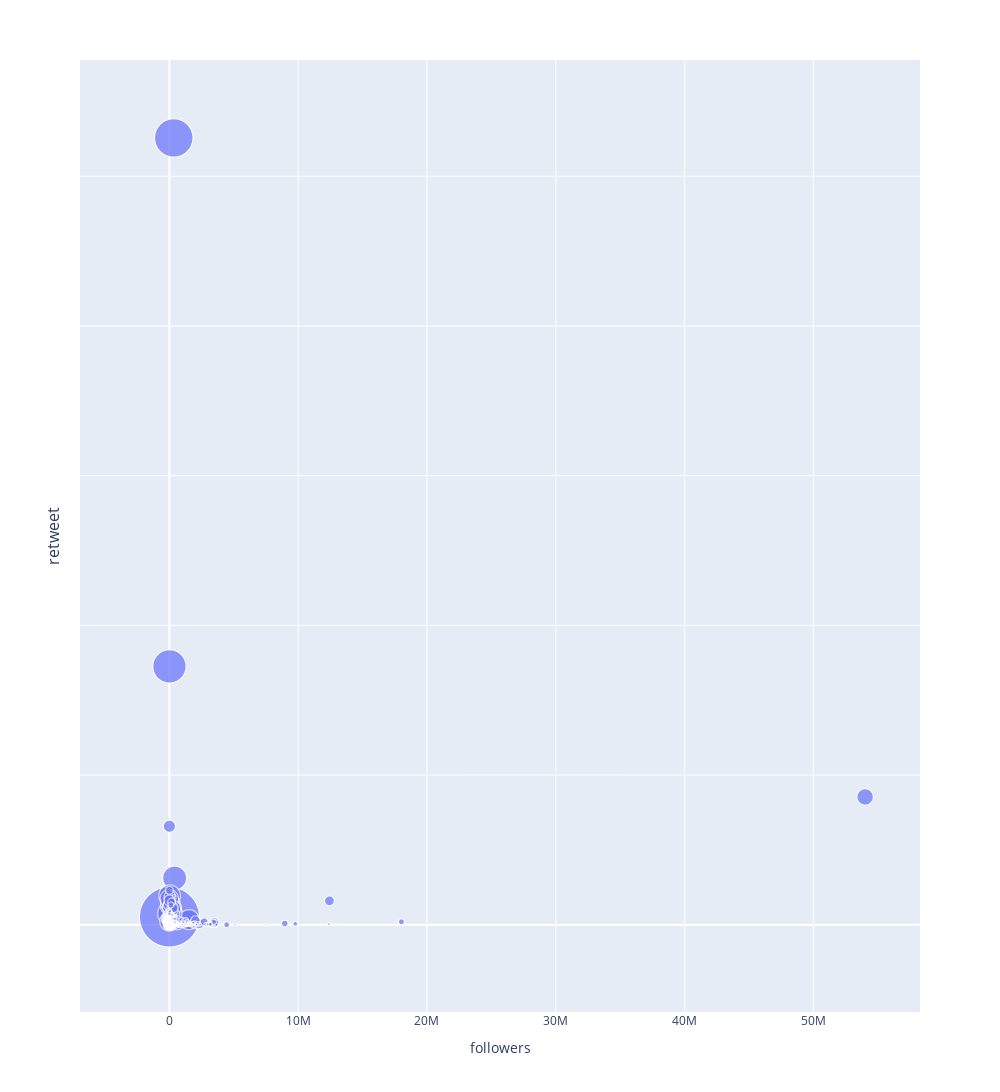

Notebook code cell kept with this figure:
### Code cell
draw_bubble(topInfl, 'followersCount', 'replyCount', 'username', size_ = 'retweetCount',  weight = 60, height=1200, marker_size=None, xaxis= "followers", yaxis = 'retweet')

### Figure 1 — Plotly figure (JSON) as saved in the notebook; plotly's stock layout.template omitted (floating-point values rounded to 4 significant figures; data arrays with more than 128 entries replaced by an {"elided": "..."} marker saying what was removed)
{"data": [{"hovertemplate": "<b>%{hovertext}</b><br><br>followers=%{x}<br>retweet=%{y}<br>retweetCount=%{marker.size}<extra></extra>", "hovertext": {"elided": "21259 str values"}, "legendgroup": "", "marker": {"color": "#636EFA", "size": {"elided": "21259 int values"}, "sizemode": "area", "sizeref": 1.65, "symbol": "circle"}, "mode": "markers", "name": "", "showlegend": false, "type": "scattergl", "x": {"elided": "21259 int values"}, "xaxis": "x", "y": {"elided": "21259 int values"}, "yaxis": "y"}], "layout": {"height": 1200, "legend": {"itemsizing": "constant", "orientation": "h", "title": {"text": "Cluster"}, "tracegroupgap": 0, "x": 1, "xanchor": "right", "y": 1.02, "yanchor": "bottom"}, "margin": {"t": 60}, "width": 1000, "xaxis": {"anchor": "y", "autorange": true, "domain": [0, 1], "range": [-6938000.0, 58280000.0], "title": {"text": "followers"}, "type": "linear"}, "yaxis": {"anchor": "x", "autorange": true, "domain": [0, 1], "range": [-272.2, 2875.0], "showticklabels": false, "tickfont": {"size": 14}, "title": {"font": {"size": 16}, "text": "retweet"}, "type": "linear"}}}
